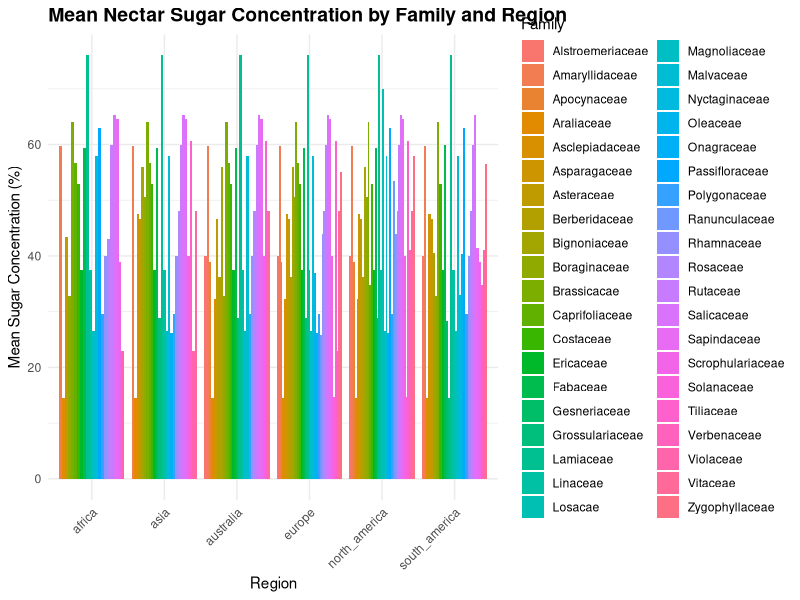
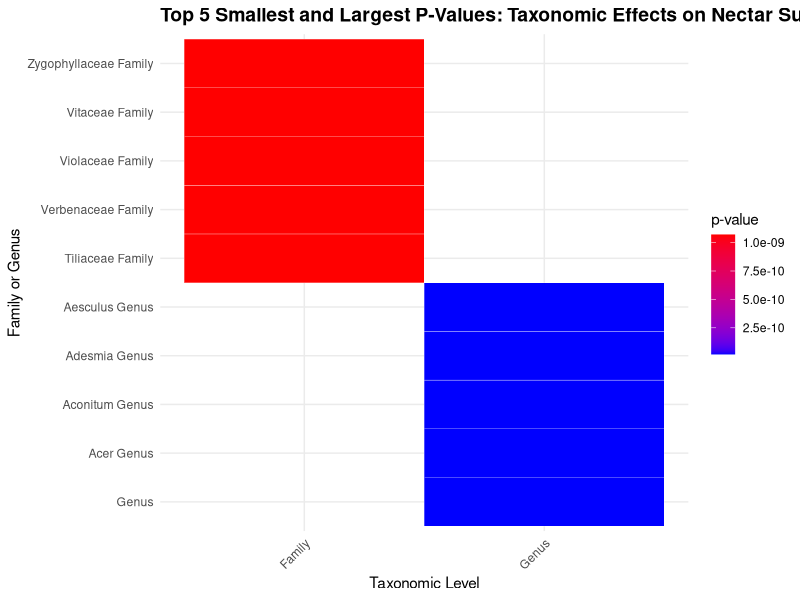

These charts were generated, in order, by the following R code:
## ---- chunk 1
# Install required packages if not already installed
if (!require(dplyr)) install.packages("dplyr")
if (!require(ggplot2)) install.packages("ggplot2")
if (!require(tidyr)) install.packages("tidyr")

# Load necessary libraries
library(dplyr)
library(ggplot2)
library(tidyr)

# Set working directory (adjust as needed)
setwd("~/Desktop/NECTAR-PROJECT")

# Load the dataset
bee_data <- read.csv("cleaned_bee_nectar_data.csv", stringsAsFactors = FALSE)

# Convert sugar_concentration to numeric (in case of issues)
bee_data$sugar_concentration <- as.numeric(bee_data$sugar_concentration)

# Calculate summary statistics grouped by Family, Genus, and Continent
summary_stats <- bee_data %>%
  gather(key = "Region", value = "Presence", europe:australia) %>%
  filter(Presence == "yes") %>%
  group_by(Family, Genus, Region) %>%
  summarise(
    mean_sugar = mean(sugar_concentration, na.rm = TRUE),
    median_sugar = median(sugar_concentration, na.rm = TRUE),
    range_sugar = max(sugar_concentration, na.rm = TRUE) - min(sugar_concentration, na.rm = TRUE),
    sd_sugar = sd(sugar_concentration, na.rm = TRUE),
    iqr_sugar = IQR(sugar_concentration, na.rm = TRUE)
  ) %>%
  ungroup()

# View the summary statistics table (optional)
print(summary_stats)

# Create a visualization (barplot of sugar concentration by Family and Region)
ggplot(summary_stats, aes(x = Region, y = mean_sugar, fill = Family)) +
  geom_bar(stat = "identity", position = "dodge") +
  labs(
    title = "Mean Nectar Sugar Concentration by Family and Region",
    x = "Region",
    y = "Mean Sugar Concentration (%)",
    fill = "Family"
  ) +
  theme_minimal() +
  theme(
    axis.text.x = element_text(angle = 45, hjust = 1),
    plot.title = element_text(size = 14, face = "bold")
  )


## ---- chunk 2
# Install required packages if not already installed
if (!require(dplyr)) install.packages("dplyr")
if (!require(tidyr)) install.packages("tidyr")
if (!require(ggplot2)) install.packages("ggplot2")

# Load necessary libraries
library(dplyr)
library(tidyr)
library(ggplot2)

# Ensure sugar concentration is numeric and missing data is handled
bee_data <- bee_data %>%
  filter(!is.na(Family), !is.na(Genus), !is.na(sugar_concentration)) %>%
  mutate(sugar_concentration = as.numeric(sugar_concentration))

# Perform Kruskal-Wallis test for nectar sugar concentration by Family
kw_family_taxonomy <- bee_data %>%
  group_by(Family) %>%
  summarise(
    p_value = tryCatch(
      kruskal.test(sugar_concentration ~ Family, data = bee_data)$p.value,
      error = function(e) NA  # Handle errors by assigning NA
    )
  ) %>%
  filter(!is.na(p_value))  # Remove rows with NA p-values

# Perform Kruskal-Wallis test for nectar sugar concentration by Genus
kw_genus_taxonomy <- bee_data %>%
  group_by(Genus) %>%
  summarise(
    p_value = tryCatch(
      kruskal.test(sugar_concentration ~ Genus, data = bee_data)$p.value,
      error = function(e) NA  # Handle errors by assigning NA
    )
  ) %>%
  filter(!is.na(p_value))  # Remove rows with NA p-values

# Combine Family and Genus results
kw_taxonomy_results <- bind_rows(
  kw_family_taxonomy %>% mutate(Level = "Family"),
  kw_genus_taxonomy %>% mutate(Level = "Genus")
)

# Ensure unique identifiers for visualization
kw_taxonomy_results <- kw_taxonomy_results %>%
  mutate(
    Identifier = ifelse(Level == "Family", paste(Family, "Family"), paste(Genus, "Genus"))
  )

# Filter top 5 smallest and largest p-values dynamically
kw_taxonomy_filtered <- kw_taxonomy_results %>%
  arrange(p_value) %>%
  slice(c(1:5, (n() - 4):n()))  # Select top 5 smallest and largest p-values

# Ensure there are results to plot
if (nrow(kw_taxonomy_filtered) > 0) {
  # Create the heatmap for taxonomic effects
  ggplot(kw_taxonomy_filtered, aes(x = Level, y = Identifier, fill = p_value)) +
    geom_tile(color = "white") +
    scale_fill_gradient(low = "blue", high = "red", name = "p-value", na.value = "gray") +
    labs(
      title = "Top 5 Smallest and Largest P-Values: Taxonomic Effects on Nectar Sugar Concentration",
      x = "Taxonomic Level",
      y = "Family or Genus"
    ) +
    theme_minimal() +
    theme(
      axis.text.x = element_text(angle = 45, hjust = 1),
      plot.title = element_text(size = 14, face = "bold")
    )
} else {
  message("No significant results to display.")
}



## ---- chunk 3






## ---- chunk 4






## ---- chunk 5






## ---- chunk 6






## ---- chunk 7






## ---- chunk 8






## ---- chunk 9






